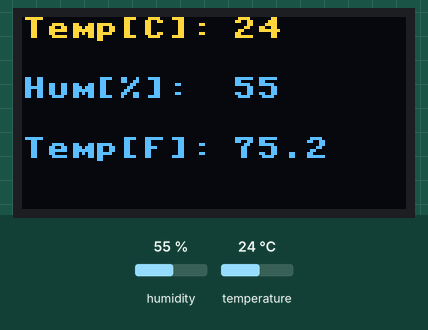
Simulated run of this program. Board: ESP8266 board running MicroPython. On the bench: 128×64 one-colour display. The inputs (shaded band) are chosen by the test bench; at power-on: humidity 55 %, temperature 24 °C. The OLED is the two-colour kind (top 16 rows yellow); library files of the repository ran but are not shown: ssd1306.py; what the program prints to the serial console is not drawn.

Above: at 2.6 s.
2.7 s: humidity set to 22 %
At 4.7 s:
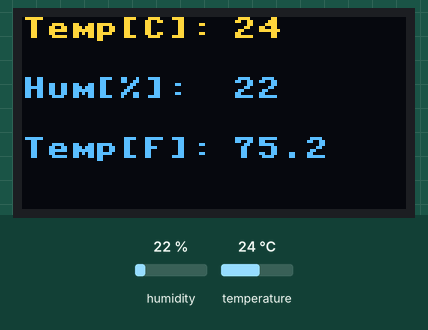
5.7 s: temperature set to 12 °C
At 6.8 s:
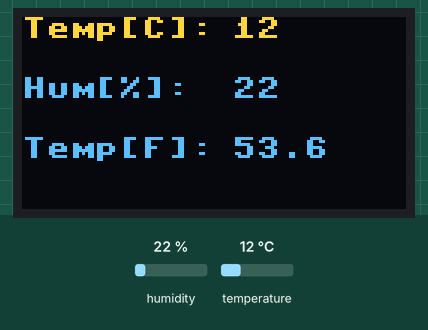
8.7 s: humidity set to 40 %
At 11.0 s:
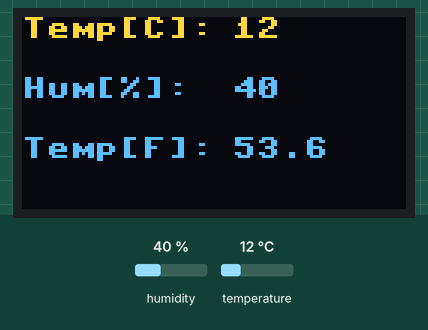
11.7 s: temperature set to 19 °C
At 13.2 s:
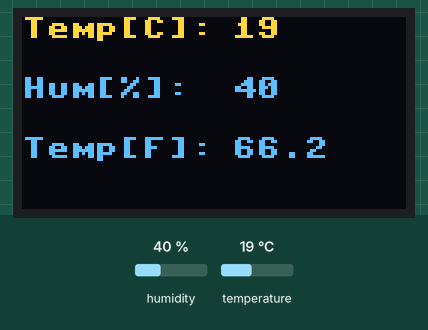
Timing chart, 0 to 14.7 s (numbered marks = the images above; inputs shaded):
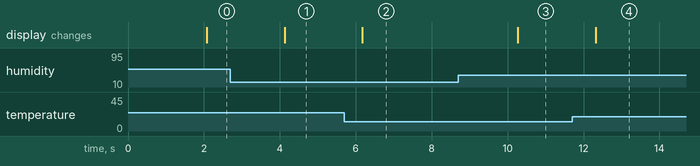

Measured:
- after the input at 2.7 s, the display: changes after 1.4 s (image 1)
- after the input at 5.7 s, the display: changes after 0.47 s (image 2)
- after the input at 8.7 s, the display: changes after 1.6 s (image 3)
- after the input at 11.7 s, the display: changes after 0.62 s (image 4)

The program:

main.py
```python
from machine import Pin, SoftI2C
from time import sleep
import dht
import ssd1306

OFFSET = 70

#sensor = dht.DHT22(Pin(5))
sensor = dht.DHT11(Pin(5))

# ESP8266 Pin assignment
i2c = SoftI2C(scl=Pin(5), sda=Pin(4))

oled_width = 128
oled_height = 64
oled = ssd1306.SSD1306_I2C(oled_width, oled_height, i2c)

while True:
  try:
    sleep(2)
    sensor.measure()
    temp = sensor.temperature()
    hum = sensor.humidity()
    temp_f = temp * (9/5) + 32.0

    print('Temperature: %3.1f C' %temp)
    print('Temperature: %3.1f F' %temp_f)
    print('Humidity: %3.1f %%' %hum)

    temp_string = str(temp)
    hum_string = str(hum)
    temp_f_string = str(temp_f)

    oled.fill(0)
    oled.text('Temp[C]:', 0, 0)
    oled.text(temp_string, OFFSET,0)
    oled.text('Hum[%]:', 0, 20)
    oled.text(hum_string, OFFSET, 20)
    oled.text('Temp[F]:', 0, 40)
    oled.text(temp_f_string, OFFSET, 40)
    oled.show()

  except OSError as e:
    print('Failed to read sensor.')
```
